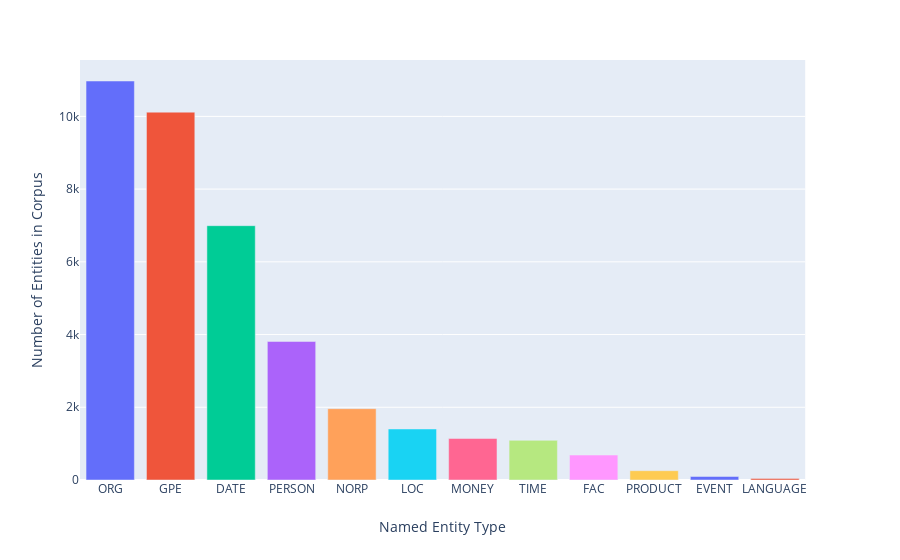

Notebook cell for this chart:
### Code cell
fig = px.bar(melted_entities_bar,
              y='Number of Entities in Corpus', 
             x='Named Entity Type', 
             color='Named Entity Type').update_layout(showlegend=False)

fig

### Figure 1 — Plotly figure (JSON) as saved in the notebook; plotly's stock layout.template omitted (floating-point values rounded to 4 significant figures)
{"data": [{"alignmentgroup": "True", "hoverlabel": {"namelength": 0}, "hovertemplate": "Named Entity Type=%{x}<br>Number of Entities in Corpus=%{y}", "legendgroup": "Named Entity Type=ORG", "marker": {"color": "#636efa"}, "name": "Named Entity Type=ORG", "offsetgroup": "Named Entity Type=ORG", "orientation": "v", "showlegend": true, "textposition": "auto", "type": "bar", "x": ["ORG"], "xaxis": "x", "y": [10973], "yaxis": "y"}, {"alignmentgroup": "True", "hoverlabel": {"namelength": 0}, "hovertemplate": "Named Entity Type=%{x}<br>Number of Entities in Corpus=%{y}", "legendgroup": "Named Entity Type=GPE", "marker": {"color": "#EF553B"}, "name": "Named Entity Type=GPE", "offsetgroup": "Named Entity Type=GPE", "orientation": "v", "showlegend": true, "textposition": "auto", "type": "bar", "x": ["GPE"], "xaxis": "x", "y": [10116], "yaxis": "y"}, {"alignmentgroup": "True", "hoverlabel": {"namelength": 0}, "hovertemplate": "Named Entity Type=%{x}<br>Number of Entities in Corpus=%{y}", "legendgroup": "Named Entity Type=DATE", "marker": {"color": "#00cc96"}, "name": "Named Entity Type=DATE", "offsetgroup": "Named Entity Type=DATE", "orientation": "v", "showlegend": true, "textposition": "auto", "type": "bar", "x": ["DATE"], "xaxis": "x", "y": [6994], "yaxis": "y"}, {"alignmentgroup": "True", "hoverlabel": {"namelength": 0}, "hovertemplate": "Named Entity Type=%{x}<br>Number of Entities in Corpus=%{y}", "legendgroup": "Named Entity Type=PERSON", "marker": {"color": "#ab63fa"}, "name": "Named Entity Type=PERSON", "offsetgroup": "Named Entity Type=PERSON", "orientation": "v", "showlegend": true, "textposition": "auto", "type": "bar", "x": ["PERSON"], "xaxis": "x", "y": [3810], "yaxis": "y"}, {"alignmentgroup": "True", "hoverlabel": {"namelength": 0}, "hovertemplate": "Named Entity Type=%{x}<br>Number of Entities in Corpus=%{y}", "legendgroup": "Named Entity Type=NORP", "marker": {"color": "#FFA15A"}, "name": "Named Entity Type=NORP", "offsetgroup": "Named Entity Type=NORP", "orientation": "v", "showlegend": true, "textposition": "auto", "type": "bar", "x": ["NORP"], "xaxis": "x", "y": [1962], "yaxis": "y"}, {"alignmentgroup": "True", "hoverlabel": {"namelength": 0}, "hovertemplate": "Named Entity Type=%{x}<br>Number of Entities in Corpus=%{y}", "legendgroup": "Named Entity Type=LOC", "marker": {"color": "#19d3f3"}, "name": "Named Entity Type=LOC", "offsetgroup": "Named Entity Type=LOC", "orientation": "v", "showlegend": true, "textposition": "auto", "type": "bar", "x": ["LOC"], "xaxis": "x", "y": [1403], "yaxis": "y"}, {"alignmentgroup": "True", "hoverlabel": {"namelength": 0}, "hovertemplate": "Named Entity Type=%{x}<br>Number of Entities in Corpus=%{y}", "legendgroup": "Named Entity Type=MONEY", "marker": {"color": "#FF6692"}, "name": "Named Entity Type=MONEY", "offsetgroup": "Named Entity Type=MONEY", "orientation": "v", "showlegend": true, "textposition": "auto", "type": "bar", "x": ["MONEY"], "xaxis": "x", "y": [1142], "yaxis": "y"}, {"alignmentgroup": "True", "hoverlabel": {"namelength": 0}, "hovertemplate": "Named Entity Type=%{x}<br>Number of Entities in Corpus=%{y}", "legendgroup": "Named Entity Type=TIME", "marker": {"color": "#B6E880"}, "name": "Named Entity Type=TIME", "offsetgroup": "Named Entity Type=TIME", "orientation": "v", "showlegend": true, "textposition": "auto", "type": "bar", "x": ["TIME"], "xaxis": "x", "y": [1091], "yaxis": "y"}, {"alignmentgroup": "True", "hoverlabel": {"namelength": 0}, "hovertemplate": "Named Entity Type=%{x}<br>Number of Entities in Corpus=%{y}", "legendgroup": "Named Entity Type=FAC", "marker": {"color": "#FF97FF"}, "name": "Named Entity Type=FAC", "offsetgroup": "Named Entity Type=FAC", "orientation": "v", "showlegend": true, "textposition": "auto", "type": "bar", "x": ["FAC"], "xaxis": "x", "y": [687], "yaxis": "y"}, {"alignmentgroup": "True", "hoverlabel": {"namelength": 0}, "hovertemplate": "Named Entity Type=%{x}<br>Number of Entities in Corpus=%{y}", "legendgroup": "Named Entity Type=PRODUCT", "marker": {"color": "#FECB52"}, "name": "Named Entity Type=PRODUCT", "offsetgroup": "Named Entity Type=PRODUCT", "orientation": "v", "showlegend": true, "textposition": "auto", "type": "bar", "x": ["PRODUCT"], "xaxis": "x", "y": [256], "yaxis": "y"}, {"alignmentgroup": "True", "hoverlabel": {"namelength": 0}, "hovertemplate": "Named Entity Type=%{x}<br>Number of Entities in Corpus=%{y}", "legendgroup": "Named Entity Type=EVENT", "marker": {"color": "#636efa"}, "name": "Named Entity Type=EVENT", "offsetgroup": "Named Entity Type=EVENT", "orientation": "v", "showlegend": true, "textposition": "auto", "type": "bar", "x": ["EVENT"], "xaxis": "x", "y": [97], "yaxis": "y"}, {"alignmentgroup": "True", "hoverlabel": {"namelength": 0}, "hovertemplate": "Named Entity Type=%{x}<br>Number of Entities in Corpus=%{y}", "legendgroup": "Named Entity Type=LANGUAGE", "marker": {"color": "#EF553B"}, "name": "Named Entity Type=LANGUAGE", "offsetgroup": "Named Entity Type=LANGUAGE", "orientation": "v", "showlegend": true, "textposition": "auto", "type": "bar", "x": ["LANGUAGE"], "xaxis": "x", "y": [44], "yaxis": "y"}], "layout": {"autosize": true, "barmode": "relative", "legend": {"tracegroupgap": 0}, "margin": {"t": 60}, "showlegend": false, "xaxis": {"anchor": "y", "autorange": true, "categoryarray": ["ORG", "GPE", "DATE", "PERSON", "NORP", "LOC", "MONEY", "TIME", "FAC", "PRODUCT", "EVENT", "LANGUAGE"], "categoryorder": "array", "domain": [0, 0.98], "range": [-0.5, 11.5], "title": {"text": "Named Entity Type"}, "type": "category"}, "yaxis": {"anchor": "x", "autorange": true, "domain": [0, 1], "range": [0, 11550.0], "title": {"text": "Number of Entities in Corpus"}, "type": "linear"}}}
